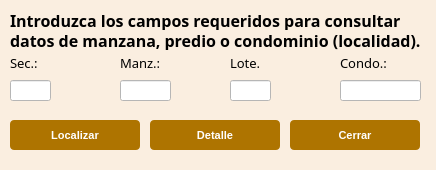
<?xml version="1.0" encoding="UTF-8"?>
<ui version="4.0">
 <class>busquedaCatastralDialogBase</class>
 <widget class="QDialog" name="busquedaCatastralDialogBase">
  <property name="geometry">
   <rect>
    <x>0</x>
    <y>0</y>
    <width>436</width>
    <height>170</height>
   </rect>
  </property>
  <property name="minimumSize">
   <size>
    <width>436</width>
    <height>170</height>
   </size>
  </property>
  <property name="maximumSize">
   <size>
    <width>436</width>
    <height>170</height>
   </size>
  </property>
  <property name="windowTitle">
   <string>Búsqueda por clave catastral</string>
  </property>
  <property name="styleSheet">
   <string notr="true">background : rgb(250,238,224);</string>
  </property>
  <widget class="QLabel" name="label">
   <property name="geometry">
    <rect>
     <x>10</x>
     <y>10</y>
     <width>401</width>
     <height>21</height>
    </rect>
   </property>
   <property name="font">
    <font>
     <family>Century Gothic</family>
     <pointsize>12</pointsize>
     <weight>75</weight>
     <bold>true</bold>
    </font>
   </property>
   <property name="text">
    <string>Introduzca los campos requeridos para consultar</string>
   </property>
  </widget>
  <widget class="QLabel" name="label_2">
   <property name="geometry">
    <rect>
     <x>10</x>
     <y>30</y>
     <width>431</width>
     <height>21</height>
    </rect>
   </property>
   <property name="font">
    <font>
     <family>Century Gothic</family>
     <pointsize>12</pointsize>
     <weight>75</weight>
     <bold>true</bold>
    </font>
   </property>
   <property name="text">
    <string>datos de manzana, predio o condominio (localidad).</string>
   </property>
  </widget>
  <widget class="QLabel" name="label_5">
   <property name="geometry">
    <rect>
     <x>10</x>
     <y>50</y>
     <width>120</width>
     <height>25</height>
    </rect>
   </property>
   <property name="minimumSize">
    <size>
     <width>120</width>
     <height>0</height>
    </size>
   </property>
   <property name="maximumSize">
    <size>
     <width>120</width>
     <height>16777215</height>
    </size>
   </property>
   <property name="font">
    <font>
     <family>Century Gothic</family>
     <pointsize>10</pointsize>
     <weight>50</weight>
     <bold>false</bold>
    </font>
   </property>
   <property name="text">
    <string>Sec.:</string>
   </property>
  </widget>
  <widget class="QLabel" name="label_6">
   <property name="geometry">
    <rect>
     <x>120</x>
     <y>50</y>
     <width>120</width>
     <height>25</height>
    </rect>
   </property>
   <property name="minimumSize">
    <size>
     <width>120</width>
     <height>0</height>
    </size>
   </property>
   <property name="maximumSize">
    <size>
     <width>120</width>
     <height>16777215</height>
    </size>
   </property>
   <property name="font">
    <font>
     <family>Century Gothic</family>
     <pointsize>10</pointsize>
     <weight>50</weight>
     <bold>false</bold>
    </font>
   </property>
   <property name="text">
    <string>Manz.:</string>
   </property>
  </widget>
  <widget class="QLabel" name="label_7">
   <property name="geometry">
    <rect>
     <x>230</x>
     <y>50</y>
     <width>120</width>
     <height>25</height>
    </rect>
   </property>
   <property name="minimumSize">
    <size>
     <width>120</width>
     <height>0</height>
    </size>
   </property>
   <property name="maximumSize">
    <size>
     <width>120</width>
     <height>16777215</height>
    </size>
   </property>
   <property name="font">
    <font>
     <family>Century Gothic</family>
     <pointsize>10</pointsize>
     <weight>50</weight>
     <bold>false</bold>
    </font>
   </property>
   <property name="text">
    <string>Lote.</string>
   </property>
  </widget>
  <widget class="QLabel" name="label_8">
   <property name="geometry">
    <rect>
     <x>340</x>
     <y>50</y>
     <width>120</width>
     <height>25</height>
    </rect>
   </property>
   <property name="minimumSize">
    <size>
     <width>120</width>
     <height>0</height>
    </size>
   </property>
   <property name="maximumSize">
    <size>
     <width>120</width>
     <height>16777215</height>
    </size>
   </property>
   <property name="font">
    <font>
     <family>Century Gothic</family>
     <pointsize>10</pointsize>
     <weight>50</weight>
     <bold>false</bold>
    </font>
   </property>
   <property name="text">
    <string>Condo.:</string>
   </property>
  </widget>
  <widget class="QLineEdit" name="leReg">
   <property name="geometry">
    <rect>
     <x>10</x>
     <y>80</y>
     <width>41</width>
     <height>21</height>
    </rect>
   </property>
   <property name="font">
    <font>
     <family>Arial</family>
     <pointsize>12</pointsize>
     <weight>75</weight>
     <bold>true</bold>
    </font>
   </property>
   <property name="styleSheet">
    <string notr="true">background : rgb(255,255,255)</string>
   </property>
   <property name="text">
    <string/>
   </property>
   <property name="maxLength">
    <number>2</number>
   </property>
   <property name="alignment">
    <set>Qt::AlignCenter</set>
   </property>
  </widget>
  <widget class="QLineEdit" name="leManz">
   <property name="geometry">
    <rect>
     <x>120</x>
     <y>80</y>
     <width>51</width>
     <height>21</height>
    </rect>
   </property>
   <property name="font">
    <font>
     <family>Arial</family>
     <pointsize>12</pointsize>
     <weight>75</weight>
     <bold>true</bold>
    </font>
   </property>
   <property name="styleSheet">
    <string notr="true">background : rgb(255,255,255)</string>
   </property>
   <property name="text">
    <string/>
   </property>
   <property name="maxLength">
    <number>3</number>
   </property>
   <property name="alignment">
    <set>Qt::AlignCenter</set>
   </property>
  </widget>
  <widget class="QLineEdit" name="leLote">
   <property name="geometry">
    <rect>
     <x>230</x>
     <y>80</y>
     <width>41</width>
     <height>21</height>
    </rect>
   </property>
   <property name="font">
    <font>
     <family>Arial</family>
     <pointsize>12</pointsize>
     <weight>75</weight>
     <bold>true</bold>
    </font>
   </property>
   <property name="styleSheet">
    <string notr="true">background : rgb(255,255,255)</string>
   </property>
   <property name="text">
    <string/>
   </property>
   <property name="maxLength">
    <number>2</number>
   </property>
   <property name="alignment">
    <set>Qt::AlignCenter</set>
   </property>
  </widget>
  <widget class="QLineEdit" name="leCondo">
   <property name="geometry">
    <rect>
     <x>340</x>
     <y>80</y>
     <width>81</width>
     <height>21</height>
    </rect>
   </property>
   <property name="font">
    <font>
     <family>Arial</family>
     <pointsize>12</pointsize>
     <weight>75</weight>
     <bold>true</bold>
    </font>
   </property>
   <property name="styleSheet">
    <string notr="true">background : rgb(255,255,255)</string>
   </property>
   <property name="text">
    <string/>
   </property>
   <property name="maxLength">
    <number>6</number>
   </property>
   <property name="alignment">
    <set>Qt::AlignCenter</set>
   </property>
   <property name="clearButtonEnabled">
    <bool>false</bool>
   </property>
  </widget>
  <widget class="QPushButton" name="btDetalle">
   <property name="geometry">
    <rect>
     <x>150</x>
     <y>120</y>
     <width>130</width>
     <height>30</height>
    </rect>
   </property>
   <property name="font">
    <font>
     <family>MS Shell Dlg 2</family>
     <pointsize>8</pointsize>
     <weight>75</weight>
     <bold>true</bold>
    </font>
   </property>
   <property name="styleSheet">
    <string notr="true">QPushButton{
background : rgb(174, 116, 0);
color : rgb(255, 255, 255);
border-radius : 4px;
}
QPushButton::hover{
background : rgb(104, 69, 13);
color : rgb(255, 255, 255);
border-radius : 4px;
}
QPushButton:disabled {
background: rgb(217, 217, 217)
}</string>
   </property>
   <property name="text">
    <string>Detalle</string>
   </property>
  </widget>
  <widget class="QPushButton" name="btCerrar">
   <property name="geometry">
    <rect>
     <x>290</x>
     <y>120</y>
     <width>130</width>
     <height>30</height>
    </rect>
   </property>
   <property name="font">
    <font>
     <family>MS Shell Dlg 2</family>
     <pointsize>8</pointsize>
     <weight>75</weight>
     <bold>true</bold>
    </font>
   </property>
   <property name="styleSheet">
    <string notr="true">QPushButton{
background : rgb(174, 116, 0);
color : rgb(255, 255, 255);
border-radius : 4px;
}
QPushButton::hover{
background : rgb(104, 69, 13);
color : rgb(255, 255, 255);
border-radius : 4px;
}
QPushButton:disabled {
background: rgb(217, 217, 217)
}</string>
   </property>
   <property name="text">
    <string>Cerrar</string>
   </property>
  </widget>
  <widget class="QPushButton" name="btLocalizar">
   <property name="geometry">
    <rect>
     <x>10</x>
     <y>120</y>
     <width>130</width>
     <height>30</height>
    </rect>
   </property>
   <property name="font">
    <font>
     <family>MS Shell Dlg 2</family>
     <pointsize>8</pointsize>
     <weight>75</weight>
     <bold>true</bold>
    </font>
   </property>
   <property name="styleSheet">
    <string notr="true">QPushButton{
background : rgb(174, 116, 0);
color : rgb(255, 255, 255);
border-radius : 4px;
}
QPushButton::hover{
background : rgb(104, 69, 13);
color : rgb(255, 255, 255);
border-radius : 4px;
}
QPushButton:disabled {
background: rgb(217, 217, 217)
}</string>
   </property>
   <property name="text">
    <string>Localizar</string>
   </property>
  </widget>
 </widget>
 <resources/>
 <connections/>
</ui>
